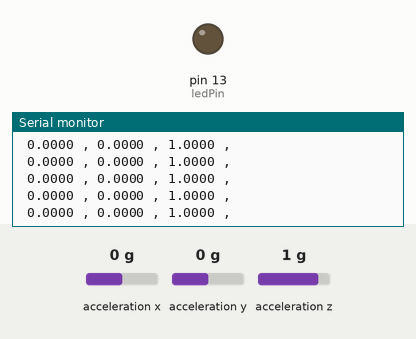
Simulated run of this sketch. Board: Arduino Uno, built with avr-gcc and run on an emulated ATmega328P. Parts: output pins drawn as LEDs (lit = HIGH), the last lines printed to the serial monitor. Inputs (shaded band) come from the test bench; at power-on: acceleration x 0 g, acceleration y 0 g, acceleration z 1 g.

Above: at 1.2 s.
1.3 s: acceleration x set to -1.4 g
At 1.9 s:
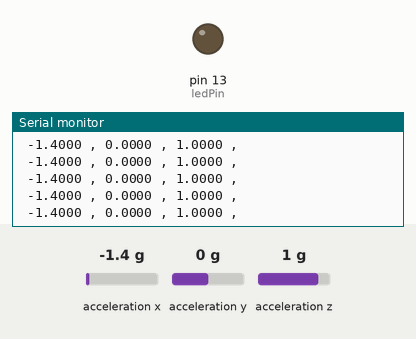
4.3 s: acceleration y set to -1.4 g
At 5.2 s:
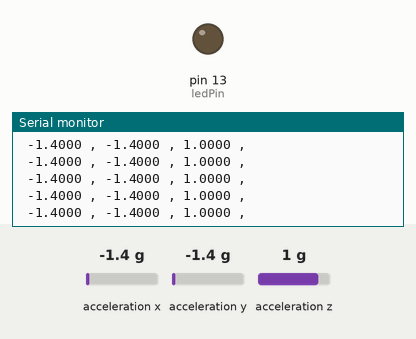

Measured:
- after the input at 1.3 s, the serial monitor: prints a new line at once (image 1)
- after the input at 4.3 s, the serial monitor: prints a new line at once (image 2)

The sketch:

Accel_collect.ino
```cpp
#include "LSM6DS3.h"
#include "Wire.h"

//Create a instance of class LSM6DS3
LSM6DS3 myIMU(I2C_MODE, 0x6A);    //I2C device address 0x6A

const int ledPin = LED_BUILTIN; // pin to use for the LED
int incomingChar;

void config_PiCrawler_IMU() {

  // ---- Accelerometer ----
  myIMU.settings.accelEnabled     = 1;
  myIMU.settings.accelRange       = 4;     // ±4 g
  myIMU.settings.accelSampleRate  = 400;   // Hz
  myIMU.settings.accelBandWidth   = 100;   // LPF ~100 Hz

  Serial.println("PiCrawler IMU configured for 400 Hz ±4 g / ±500 °/s with LPF ≈ 100 Hz");
}

void setup() {
    Serial.begin(115200); //sets baud rate
    while (!Serial);
    pinMode(ledPin, OUTPUT);

    if (myIMU.begin() != 0) { //Applies settings
        Serial.println("Device error");
        return;
    }

    Serial.println("Device OK!");
    pinMode(ledPin, OUTPUT);
    config_PiCrawler_IMU();
}

// Prints IMU data
void loop() {
  for(int i = 0; i <= 200000; i++){
        incomingChar = Serial.read();
        Serial.print(myIMU.readFloatAccelX(), 4);
        Serial.print(" , ");
        Serial.print(myIMU.readFloatAccelY(), 4);
        Serial.print(" , ");
        Serial.print(myIMU.readFloatAccelZ(), 4);
        Serial.print(" ,\n ");
  }
}
```
